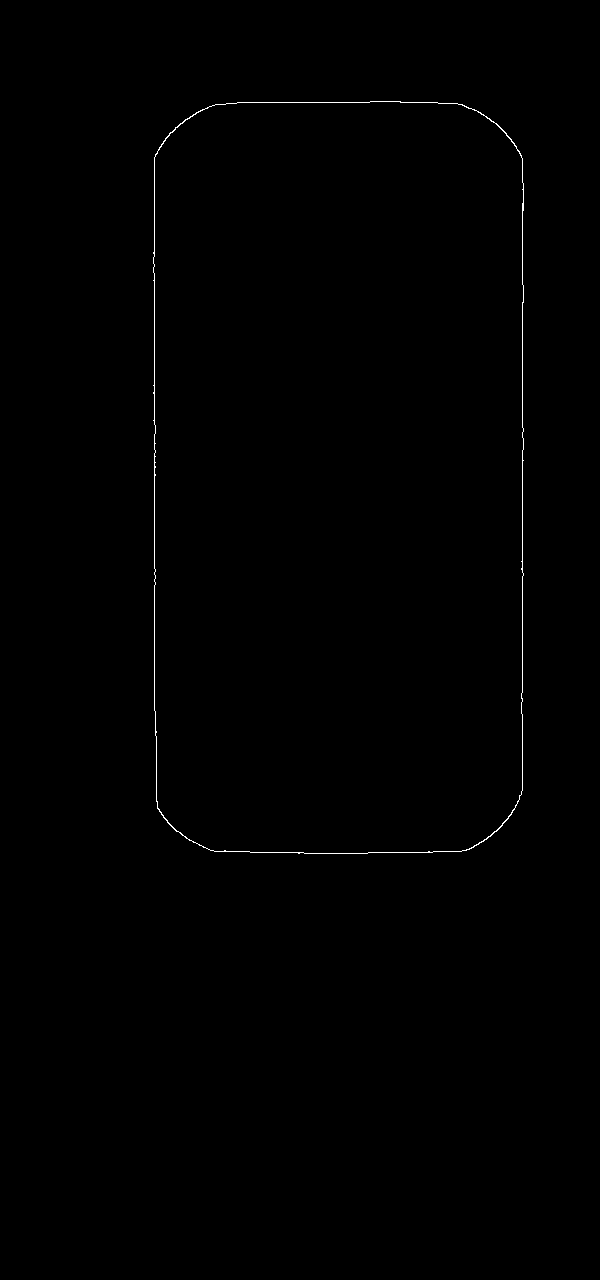
#> input picture data/measure_correctedEdge/0_20211109092034452_486_8_OK.bmp, 600 x 1280 px; its folder holds only this picture in this run
$ python measure_rectangle_main.py   (older library calls are emulated)
#> lines starting #> are read from the running program, lines starting #| are printed output that depends on the picture; after the words box and inside, x2 and y2 are one past the last pixel; in counts of white or black regions, pixels touching at a corner belong together; long printed decimals are rounded
### utils.py
import copy
import os
import cv2
import matplotlib.pyplot as plt
import numpy as np
import numpy.fft as fft
import pickle
from skimage.feature import graycomatrix, graycoprops


# [342 lines left out: functions detect_pixel, gen_dataset, light_balance, calculate_glcm, extract_texture_features, GLCM and 3 more, not called in this run]


def gen_contours(inds, img):  # 顺时针生成正确顺序的边缘
    first_ind = copy.deepcopy(inds[0, :])
    res_list = [first_ind]
    present_ind = copy.deepcopy(first_ind)
    inds = inds[1:, :]
    operate_list = np.array(
        [[0, -1], [1, 1], [0, 1], [0, 1], [1, -1], [1, -1], [0, -1], [0, -1], [0, -1], [1, 1], [1, 1],
         [1, 1], [0, 1], [0, 1], [0, 1], [0, 1], [1, -1], [1, -1], [1, -1], [1, -1], [0, -1], [0, -1],
         [0, -1], [0, -1]])
    while True:  # 按顺时针往8+16个方向找下一个邻接的像素边缘
        sign = 0
        for p in operate_list:
            present_ind[p[0]] += p[1]
            n = np.argwhere(np.all(present_ind == inds, axis=1))
            if len(n):
                if np.all(present_ind == first_ind):
                    break
                inds = np.delete(inds, n, axis=0)
                res_list.append(copy.deepcopy(present_ind))
                sign = 1
                break
        if not sign:
            break  # 如果8个邻域都没有找到像素点，就提前结束
    res_list.append(first_ind)
    res_list = np.array(res_list)
    return res_list


def thinner_edge(inds, img):  # 为了尽量保证subpixel边缘的连续性，对边缘做了闭运算，这一定程度上加粗了边缘，所以需要重新细化
    j = 0
    for i in range(inds.shape[0]):
        ind = inds[j]
        r = ind[0]
        c = ind[1]
        piece = [img[r, c], img[r - 1, c], img[r, c + 1]]
        if np.all(piece):
            inds = np.delete(inds, j, axis=0)
            img[r, c] = 0
            j -= 1
            continue
        piece = [img[r, c], img[r - 1, c], img[r, c - 1]]
        if np.all(piece):
            inds = np.delete(inds, j, axis=0)
            img[r, c] = 0
            j -= 1
            continue
        piece = [img[r, c], img[r + 1, c], img[r, c + 1]]
        if np.all(piece):
            inds = np.delete(inds, j, axis=0)
            img[r, c] = 0
            j -= 1
            continue
        piece = [img[r, c], img[r + 1, c], img[r, c - 1]]
        if np.all(piece):
            inds = np.delete(inds, j, axis=0)
            img[r, c] = 0
            j -= 1
            continue
        j += 1
    return inds, img


# [32 lines left out: function eliminate_thin_curve, not called in this run]


def save(file_path, lst):
    with open(file_path, 'wb') as file:
        pickle.dump(lst, file)


# [4 lines left out: function load, not called in this run]

### measure_rectangle_main.py
from utils import *

if not os.path.exists('./data/measure_correctedEdge'):
    os.mkdir('./data/measure_correctedEdge')
    imgFileNames = os.listdir('./data/measure/')
    for name in imgFileNames:
        path = './data/measure/' + name
        img = cv2.imread(path, 0)
        img = 255 - img
        img[:200, :] = 0
        img[800:, :] = 0
        img[img < 220] = 0  # 去噪
        imgCopy = copy.deepcopy(img)
        # cv2.imshow('', cv2.resize(img, dsize=(640, 512)))
        # cv2.waitKey(-1)
        # cv2.destroyAllWindows()
        imgCorrect, rot_angle = tile_correction(img, imgCopy)  # 纠正倾斜，然后用亚像素检测边缘
        cv2.imwrite(f'data/measure_correctedEdge/{name}', imgCorrect)
        print(f'为纠正图像{name}的倾斜,\t将其旋转{rot_angle}度')

imgFileNames = os.listdir('./data/measure_correctedEdge/')
rectRateList = []
heightList = []
widthList = []
# bad_list = [21, 43]
for i, name in enumerate(imgFileNames):
    path = './data/measure_correctedEdge/' + name
    imgEdge = cv2.imread(path, 0)
#> imgEdge: shape (1280, 600); 0.29% white in thin lines or dots, all inside (x1, y1, x2, y2) = (153, 101, 524, 854)
    inds = np.where(imgEdge)  # 所有边缘的坐标
#> inds = 2237 positions, rows 101 to 853, columns 153 to 523
    inds = np.stack([inds[0], inds[1]], axis=1)
#> inds = 2237 pairs, first value 101 to 853, second value 153 to 523
    inds, imgEdge = thinner_edge(inds, imgEdge)
#> the loop in thinner_edge, `for i in range(inds.shape[0]):` made 2237 passes
#> (r, c) on passes 1 to 12: (101, 370), (101, 371), (101, 372), (101, 373), (101, 374), (101, 375), (101, 376), (101, 377), (101, 378), (101, 379), (101, 380), (101, 381)
#> (r, c) on passes 250, 257, 264, 266, 271, 280: (104, 462), (105, 464), (106, 466), (107, 207), (107, 468), (109, 202)
#> after the loop in thinner_edge, `for i in range(inds.shape[0]):`: inds = 2054 pairs, first value 101 to 853, second value 153 to 523; j = 1871
    inds = gen_contours(inds, imgEdge)
#> in gen_contours, `first_ind = copy.deepcopy(inds[0, :])`: first_ind = [101, 370]
#> in gen_contours, `res_list = [first_ind]`: res_list = [[101, 370]]
#> in gen_contours, `present_ind = copy.deepcopy(first_ind)`: present_ind = [101, 370]
#> in gen_contours, `inds = inds[1:, :]`: inds = 2053 pairs, first value 101 to 853, second value 153 to 523
#> after the loop in gen_contours, `while True:`: inds = empty array; present_ind = [100, 367]; res_list = 2054 pairs, first value 101 to 853, second value 153 to 523
#> in gen_contours, `res_list = np.array(res_list)`: res_list = 2055 pairs, first value 101 to 853, second value 153 to 523
#> inds has the same summary as res_list in gen_contours
    rMin = np.min(inds[:, 0])  # 最小外接矩形的顶点坐标
#> rMin = 101
    rMax = np.max(inds[:, 0])
#> rMax = 853
    cMin = np.min(inds[:, 1])
#> cMin = 153
    cMax = np.max(inds[:, 1])
#> cMax = 523
    imgEdge = cv2.drawContours(imgEdge, (np.expand_dims(inds[:, ::-1], 1)), -1, color=(128, 128, 128), thickness=1)
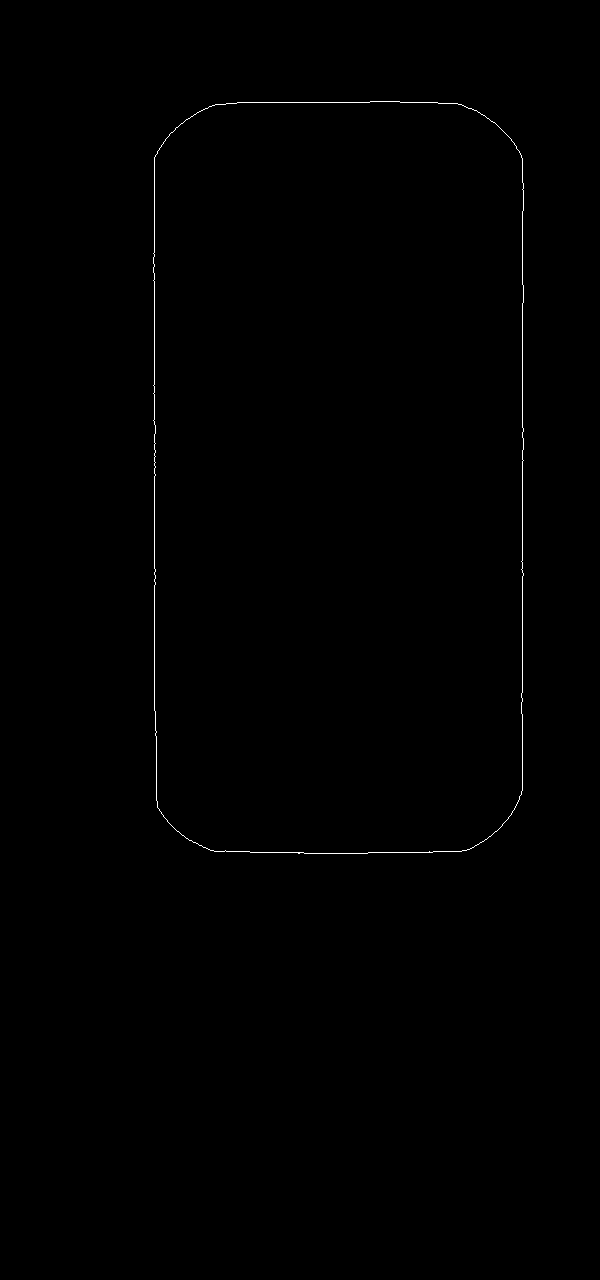
#> imgEdge: shape (1280, 600); values 0 (black) and 128 (white), 0.27% white in thin lines or dots, all inside (x1, y1, x2, y2) = (153, 101, 524, 854)
    heightList.append(rMax - rMin)
    widthList.append(cMax - cMin)
    tempArea = (rMax - rMin) * (cMax - cMin)  # 最大外接矩形的面具
#> tempArea = 278240
    ctArea = cv2.contourArea(np.expand_dims(inds, 1))  # 提取到的边缘的面积
#> ctArea = 270724
    rectangleRate = ctArea / tempArea  # 矩形度计算
#> rectangleRate = 0.973
    print(f"图像{i}\t{name}\t的矩形度:\t{rectangleRate}")
#| 图像0	0_20211109092034452_486_8_OK.bmp	的矩形度:	0.973
    rectRateList.append(rectangleRate)
mean = np.mean(rectRateList)
#> mean = 0.973
variance = np.var(rectRateList)
#> variance = 0

plt.figure()
plt.scatter(rectRateList, np.ones_like(rectRateList))
plt.title(
    f'Distribution of Rectangle Rate  mean={np.round(np.mean(rectRateList), 5)}  variance={np.round(np.var(rectRateList), 8)}')
plt.figure()
plt.scatter(heightList, np.ones_like(heightList))
plt.title(f'Height  mean={np.round(np.mean(heightList), 5)}  variance={np.round(np.var(heightList), 5)})')
plt.figure()
plt.scatter(widthList, np.ones_like(widthList))
plt.title(f'Width  mean={np.round(np.mean(widthList), 5)}  variance={np.round(np.var(widthList), 5)}')
plt.show()
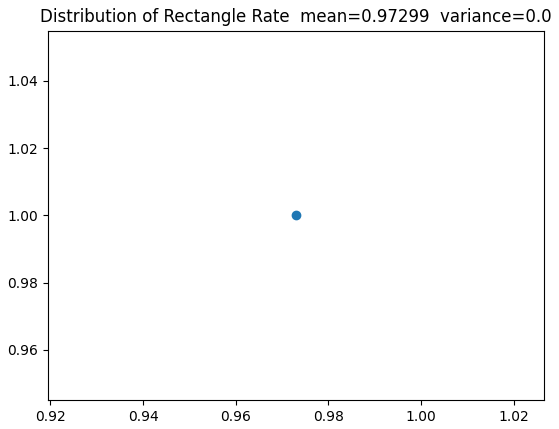
#> figure drawn by matplotlib, 1 panel
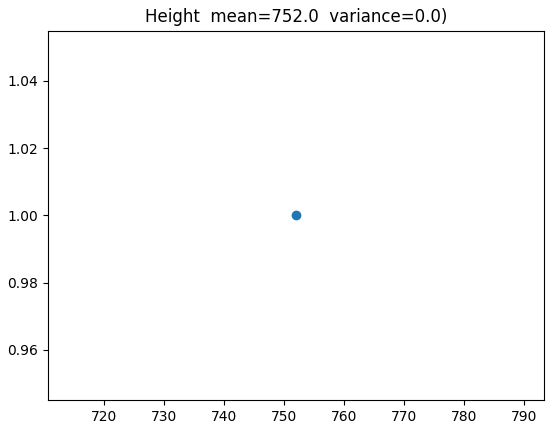
#> figure drawn by matplotlib, 1 panel
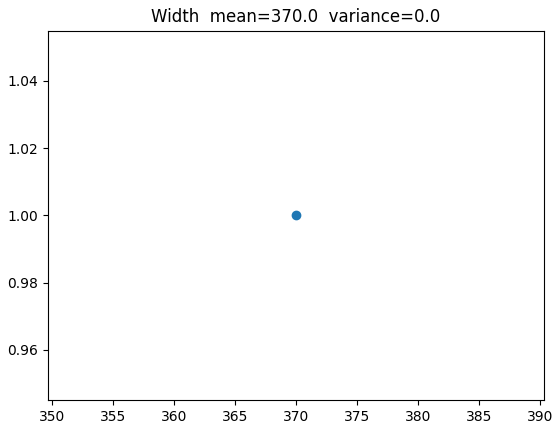
#> figure drawn by matplotlib, 1 panel
print(f'矩形度的均值:{mean}\n矩形度的方差:{variance}')
#| 矩形度的均值:0.973
#| 矩形度的方差:0.0
